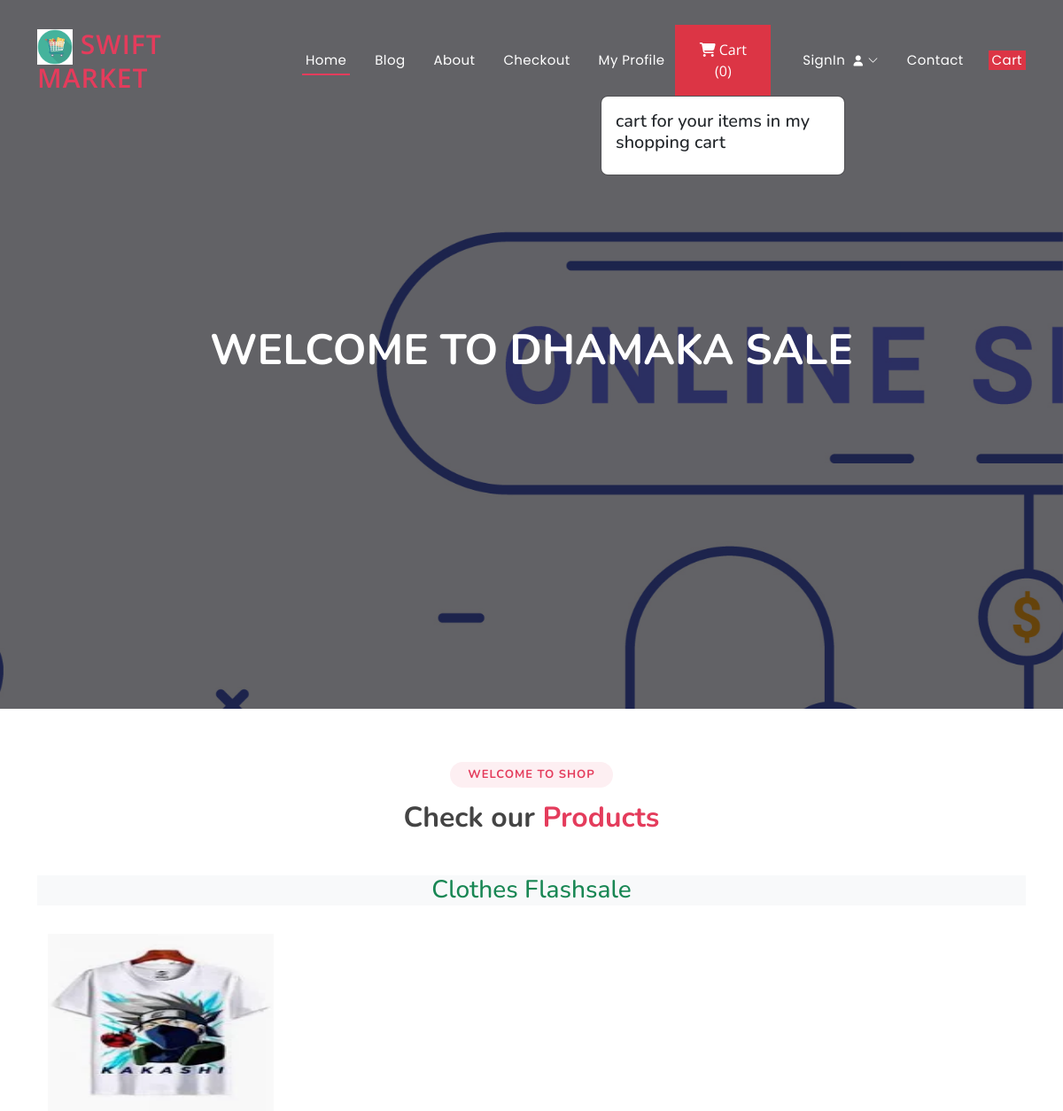
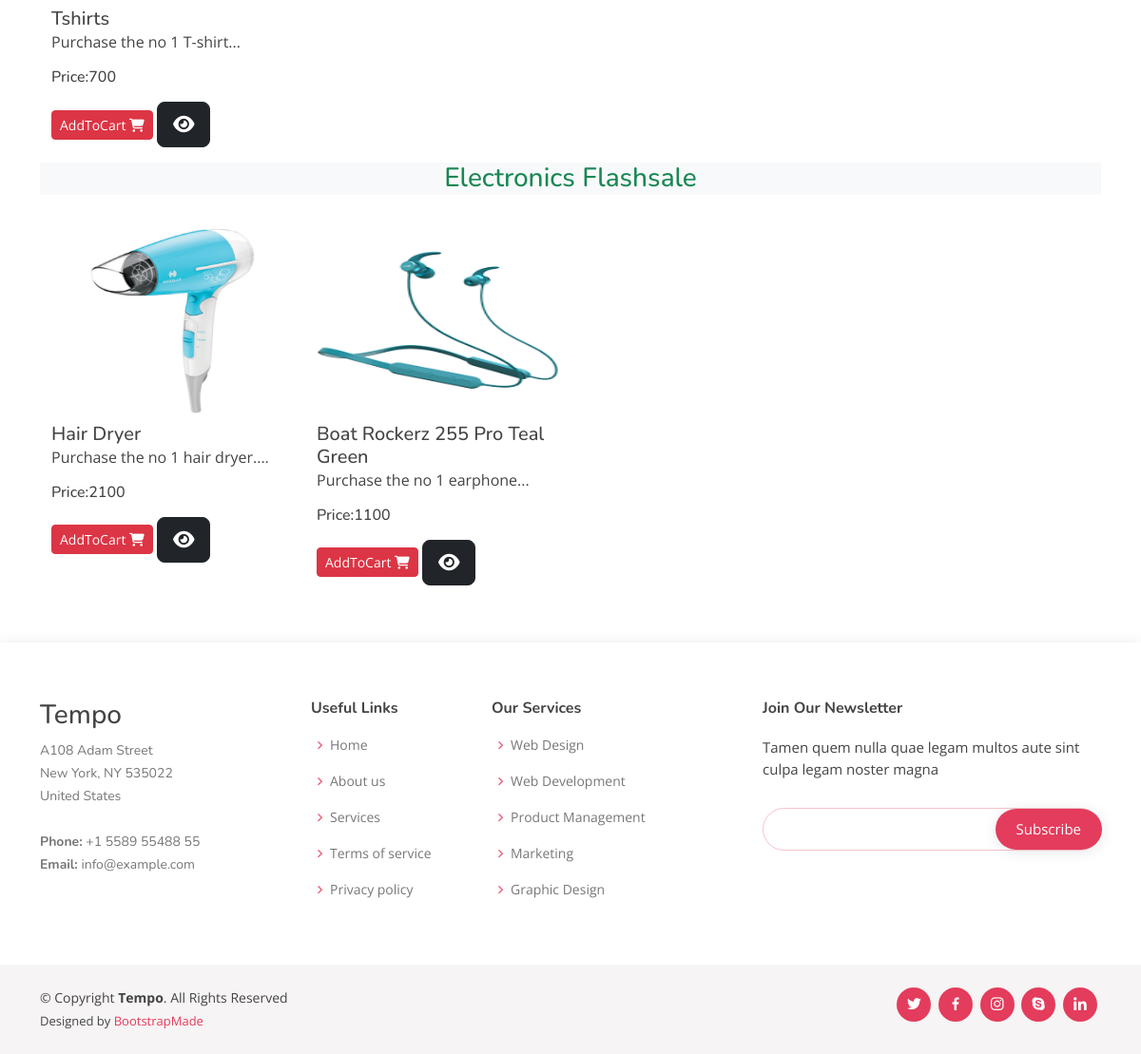
The page / on the database its author committed (2 pictures, top to bottom).
### ecommerceapp/models.py (models this page shows, shortened)
class Product(models.Model):
    product_id = models.AutoField
    product_name = models.CharField(max_length=100)
    category = models.CharField(max_length=100, default="")
    subcategory = models.CharField(max_length=50, default="")
    price = models.IntegerField(default=0)
    desc = models.CharField(max_length=300)
    image = models.ImageField(upload_to='images/images')

### ecommerceapp/views.py (the view)
# urls.py: path('',views.index,name="index"),
def index(request):
    allProds = []
    catprods = Product.objects.values('category','id')
    print(catprods)
    cats = {item['category'] for item in catprods}
    for cat in cats:
        prod= Product.objects.filter(category=cat)
        n=len(prod)
        nSlides = n // 4 + ceil((n / 4) - (n // 4))
        allProds.append([prod, range(1, nSlides), nSlides])
    params= {'allProds':allProds}
    return render(request,"index.html",params)

### templates/index.html (shortened to what this page needs)
{% extends 'base.html' %}
{% block content %}
<h1>Welcome to Dhamaka Sale</h1>
{% endblock content %}
{% block body %}
{% load static %}
<section id="portfolio" class="portfolio">
  <div class="container">
    <div class="section-title">
      <h2>Welcome to Shop</h2>
      <h3>Check our <span>Products</span></h3>
    </div>
    {% for product, range, nSlides in allProds %}
    <h3 class="my-3 text-center text-success bg-light">
      {{product.0.category}} Flashsale
    </h3>
    <div class="container">
      <div class="row">
        {% for i in product %}
        <div class="col-md-3 mt-3">
          <img src="/media/{{i.image}}" class="card-img-top" alt="not found" height="200px" width="150px" />
          <div class="card-body">
            <h5 class="card-title mt-2" id="namepr{{i.id}}">{{i.product_name}}</h5>
            <p class="card-text">{{i.desc|slice:"0:53"}}...</p>
            <h6 class="card-title mb-3">
              Price:<span id="pricepr{{i.id}}">{{i.price}}</span>
            </h6>
            <span id="divpr{{i.id}}" class="divpr">
              <button id="pr{{i.id}}" class="btn btn-danger cart btn-sm mt-0">
                AddToCart <i class="fa-solid fa-cart-shopping"></i>
              </button>
            </span>
            <a href="/media/{{i.image}}">
              <button class="btn btn-dark btn-lg cart text"><i class="fa-solid fa-eye"></i></button></a
            >
          </div>
        </div>
        {% endfor %}
      </div>
    </div>
    {% endfor %}
  </div>
</section>
{% endblock body %}

### templates/base.html (shortened to what this page needs)
{% load static  %}
<!DOCTYPE html>
<html lang="en">
<head>
  <link href="{% static '/assets/vendor/bootstrap/css/bootstrap.min.css' %}" rel="stylesheet">
  <link href="{% static '/assets/vendor/bootstrap-icons/bootstrap-icons.css' %}" rel="stylesheet">
  <link href="{% static '/assets/vendor/boxicons/css/boxicons.min.css' %}" rel="stylesheet">
  <link href="{% static '/assets/vendor/glightbox/css/glightbox.min.css' %}" rel="stylesheet">
  <link href="{% static '/assets/vendor/remixicon/remixicon.css' %}" rel="stylesheet">
  <link href="{% static '/assets/vendor/swiper/swiper-bundle.min.css' %}" rel="stylesheet">
  <link rel="stylesheet" href="https://cdnjs.cloudflare.com/ajax/libs/font-awesome/6.4.2/css/all.min.css" />
  <link href="{% static '/assets/css/style.css' %}" rel="stylesheet">
</head>
<body>
  <header id="header" class="fixed-top ">
    <div class="container d-flex align-items-center justify-content-between">
      <a href="/" class="logo"><img src="{% static 'images/logo.png' %}" alt="" class="img-fluid"> Swift Market</a>
      <nav id="navbar" class="navbar">
        <ul>
          <li><a class="nav-link scrollto active" href="/">Home</a></li>
          <li><a class="nav-link scrollto"href="/blog">Blog</a></li>
          <li><a class="nav-link scrollto" href="/about">About</a></li>
          <li><a class="nav-link scrollto" href="/checkout">Checkout</a></li>
          <li><a class="nav-link scrollto" href="/profile">My Profile</a></li>
          <button type="button" class="nav-link scrollto bg-danger p-3 m-2 text-white" id="popcart" data-container="body" data-toggle="popover" data-placement="bottom" data-html="true" ><i class="fa-solid fa-cart-shopping"></i>  Cart (<span id="cart">0</span>)
          </button>
          {% if request.user.is_authenticated %}
          <li><a  class="nav-link scrollto" href="/auth/logout/">Logout <i class="fa-solid fa-right-from-bracket"></i>
          </a></li>
          {% else %}
          <li class="dropdown"><a href="#"><span>SignIn </span> <i class="bi bi-chevron-down"></i></a>
          </li>
          {% endif %}
          <li><a class="nav-link scrollto" href="/contact">Contact</a></li>
          <li><a class="nav-link scrollto bg-danger " href="/contact">Cart</a></li>
        </ul>
      </nav>
    </div>
  </header>
  <section id="hero">
    <div class="hero-container">
      {% block content %}
      {% endblock content %}
    </div>
  </section>
  <main id="main">
    {% block body %}
    {% endblock body %}
  </main>
  <footer id="footer">
    <div class="footer-top">
      <div class="container">
        <div class="row">
          <div class="col-lg-3 col-md-6 footer-contact">
            <h3>Tempo</h3>
            <p>
              A108 Adam Street <br>
              New York, NY 535022<br>
              United States <br><br>
              <strong>Phone:</strong> +1 5589 55488 55<br>
              <strong>Email:</strong> info@example.com<br>
            </p>
          </div>
          <div class="col-lg-2 col-md-6 footer-links">
            <h4>Useful Links</h4>
            <ul>
              <li><i class="bx bx-chevron-right"></i> <a href="#">Home</a></li>
              <li><i class="bx bx-chevron-right"></i> <a href="#">About us</a></li>
              <li><i class="bx bx-chevron-right"></i> <a href="#">Services</a></li>
              <li><i class="bx bx-chevron-right"></i> <a href="#">Terms of service</a></li>
              <li><i class="bx bx-chevron-right"></i> <a href="#">Privacy policy</a></li>
            </ul>
          </div>
          <div class="col-lg-3 col-md-6 footer-links">
            <h4>Our Services</h4>
            <ul>
              <li><i class="bx bx-chevron-right"></i> <a href="#">Web Design</a></li>
              <li><i class="bx bx-chevron-right"></i> <a href="#">Web Development</a></li>
              <li><i class="bx bx-chevron-right"></i> <a href="#">Product Management</a></li>
              <li><i class="bx bx-chevron-right"></i> <a href="#">Marketing</a></li>
              <li><i class="bx bx-chevron-right"></i> <a href="#">Graphic Design</a></li>
            </ul>
          </div>
          <div class="col-lg-4 col-md-6 footer-newsletter">
            <h4>Join Our Newsletter</h4>
            <p>Tamen quem nulla quae legam multos aute sint culpa legam noster magna</p>
            <form action="" method="post">
              <input type="email" name="email"><input type="submit" value="Subscribe">
            </form>
          </div>
        </div>
      </div>
    </div>
    <div class="container d-md-flex py-4">
      <div class="me-md-auto text-center text-md-start">
        <div class="copyright">
          &copy; Copyright <strong><span>Tempo</span></strong>. All Rights Reserved
        </div>
        <div class="credits">
          Designed by <a href="https://bootstrapmade.com/">BootstrapMade</a>
        </div>
      </div>
      <div class="social-links text-center text-md-right pt-3 pt-md-0">
        <a href="#" class="twitter"><i class="bx bxl-twitter"></i></a>
        <a href="#" class="facebook"><i class="bx bxl-facebook"></i></a>
        <a href="#" class="instagram"><i class="bx bxl-instagram"></i></a>
        <a href="#" class="google-plus"><i class="bx bxl-skype"></i></a>
        <a href="#" class="linkedin"><i class="bx bxl-linkedin"></i></a>
      </div>
    </div>
  </footer>
</body>
</html>

### rows shown on the page
Product: category "Clothes", image (picture), product_name "Tshirts", desc "Purchase the no 1 T-shirt", price "700"
Product: category "Electronics", image (picture), product_name "Hair Dryer", desc "Purchase the no 1 hair dryer.", price "2100"
Product: image (picture), product_name "Boat Rockerz 255 Pro Teal Green", desc "Purchase the no 1 earphone", price "1100"
